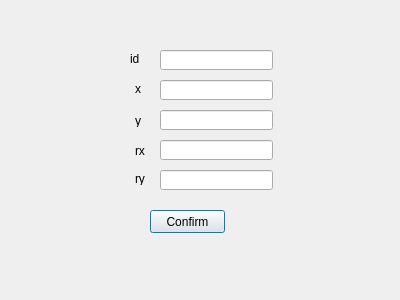
<?xml version="1.0" encoding="UTF-8"?>
<ui version="4.0">
 <class>EllipseDialog</class>
 <widget class="QDialog" name="EllipseDialog">
  <property name="geometry">
   <rect>
    <x>0</x>
    <y>0</y>
    <width>400</width>
    <height>300</height>
   </rect>
  </property>
  <property name="windowTitle">
   <string>Dialog</string>
  </property>
  <widget class="QLineEdit" name="id_input">
   <property name="geometry">
    <rect>
     <x>160</x>
     <y>50</y>
     <width>113</width>
     <height>20</height>
    </rect>
   </property>
  </widget>
  <widget class="QLineEdit" name="x_input">
   <property name="geometry">
    <rect>
     <x>160</x>
     <y>80</y>
     <width>113</width>
     <height>20</height>
    </rect>
   </property>
  </widget>
  <widget class="QLineEdit" name="y_input">
   <property name="geometry">
    <rect>
     <x>160</x>
     <y>110</y>
     <width>113</width>
     <height>20</height>
    </rect>
   </property>
  </widget>
  <widget class="QLineEdit" name="rx_input">
   <property name="geometry">
    <rect>
     <x>160</x>
     <y>140</y>
     <width>113</width>
     <height>20</height>
    </rect>
   </property>
  </widget>
  <widget class="QLineEdit" name="ry_input">
   <property name="geometry">
    <rect>
     <x>160</x>
     <y>170</y>
     <width>113</width>
     <height>20</height>
    </rect>
   </property>
  </widget>
  <widget class="QPushButton" name="pushButton">
   <property name="geometry">
    <rect>
     <x>150</x>
     <y>210</y>
     <width>75</width>
     <height>23</height>
    </rect>
   </property>
   <property name="text">
    <string>Confirm</string>
   </property>
  </widget>
  <widget class="QLabel" name="id">
   <property name="geometry">
    <rect>
     <x>130</x>
     <y>53</y>
     <width>54</width>
     <height>12</height>
    </rect>
   </property>
   <property name="text">
    <string>id</string>
   </property>
  </widget>
  <widget class="QLabel" name="x">
   <property name="geometry">
    <rect>
     <x>135</x>
     <y>83</y>
     <width>54</width>
     <height>12</height>
    </rect>
   </property>
   <property name="text">
    <string>x</string>
   </property>
  </widget>
  <widget class="QLabel" name="y">
   <property name="geometry">
    <rect>
     <x>135</x>
     <y>115</y>
     <width>54</width>
     <height>12</height>
    </rect>
   </property>
   <property name="text">
    <string>y</string>
   </property>
  </widget>
  <widget class="QLabel" name="rx">
   <property name="geometry">
    <rect>
     <x>135</x>
     <y>145</y>
     <width>54</width>
     <height>12</height>
    </rect>
   </property>
   <property name="text">
    <string>rx</string>
   </property>
  </widget>
  <widget class="QLabel" name="ry">
   <property name="geometry">
    <rect>
     <x>135</x>
     <y>173</y>
     <width>54</width>
     <height>12</height>
    </rect>
   </property>
   <property name="text">
    <string>ry</string>
   </property>
  </widget>
 </widget>
 <resources/>
 <connections/>
</ui>
